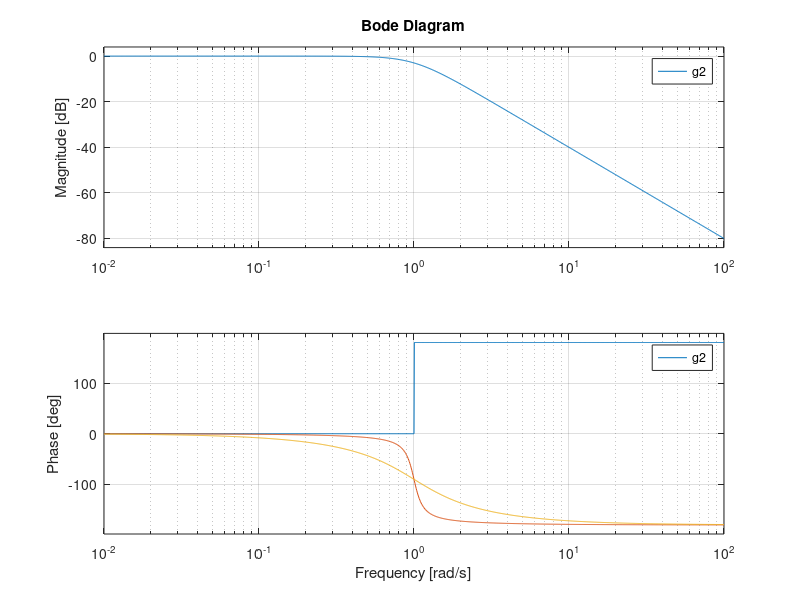

Source code (MATLAB):
num = [1];
den = [1 0 1];
g = tf(num,den)
bode(g)
hold on;
num1 = [1];
den1 = [1 0.2 1];
g1 = tf(num1,den1)
bode(g1)
hold on;
num2 = [1];
den2 = [1 1.414 1];
g2 = tf(num2,den2)
bode(g2)